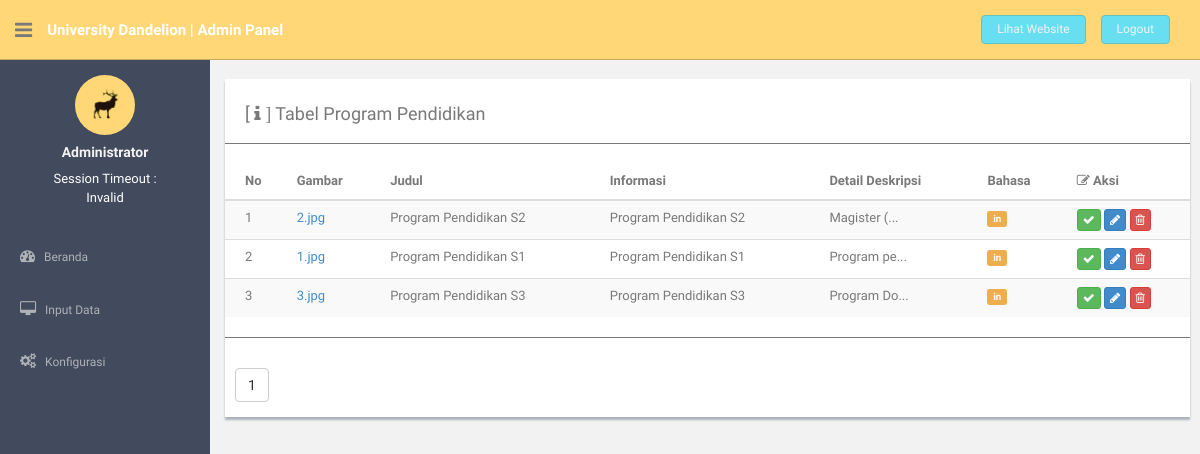
The app's page /confpanel/module/mod_services/services.php (signed in) with its own data.
### tables this page shows
CREATE TABLE IF NOT EXISTS `tbl_services` (
  `id_services` int(5) NOT NULL AUTO_INCREMENT,
  `pict_services` varchar(100) NOT NULL,
  `title_services` varchar(25) NOT NULL,
  `description_services` text NOT NULL,
  `detail_services` text NOT NULL,
  `lang_services` varchar(5) NOT NULL,
  PRIMARY KEY (`id_services`)
);

### confpanel/control.php (called while the page is built, shortened)
<?php
$link     = mysqli_connect('localhost','root','','db_companyprofile');
$perpage_services  = 5;
$page_services     = isset($_GET['page']) ? (int)$_GET['page'] : 1;
$start_services    = ($page_services > 1) ? ($page_services * $perpage_services) - $perpage_services :0;
$result_services   = mysqli_query ($link, "SELECT * FROM tbl_services");
$total_services    = mysqli_num_rows($result_services);
$pages_services    = ceil($total_services/$perpage_services);
$articles_services = "SELECT * FROM tbl_services ORDER BY id_services DESC LIMIT $start_services, $perpage_services";
$tampil_services   = mysqli_query($link,$articles_services);
$id_services	   = $start_services + 1;
?>

### confpanel/module/mod_services/services.php (the view, shortened to what this page needs)
<?php
    if (empty($_SESSION['username']) AND empty($_SESSION['password'])){
        echo "<script>alert('Akses ditolak !!! Silahkan sign ini terlebih dahulu, Terimakasih.'); window.location = '../../index.php'</script>";
    }else{
include '../../header_module.php';
include '../../menu_module.php';
include '../../control.php';
	echo " <section id=\"main-content\">
         	<section class=\"wrapper\">
           <div class=\"row mt\">
            <div class=\"col-md-12\">
             <div class=\"content-panel\">
              <table class=\"table table-striped table-advance table-hover\">
                <h4>[ <i class=\"fa fa-info\"> ]</i> Tabel Program Pendidikan</h4>
                <hr>
                  <thead>
                  <tr>
                    <th><i class=\"\"></i> No</th>
                    <th><i class=\"\"></i> Gambar</th>
                    <th><i class=\"\"></i> Judul</th>
                    <th><i class=\"\"></i> Informasi</th>
                    <th><i class=\"\"></i> Detail Deskripsi</th>
                    <th><i class=\"\"></i> Bahasa</th>
                    <th><i class=\"fa fa-edit\"></i> Aksi</th>
                  </tr>
                  </thead>
                  <tbody>";
while ($data_services = mysqli_fetch_assoc($tampil_services)) {
$kalimat_services  = $data_services['detail_services'];
$cetak_services    = substr($kalimat_services, 0, 10) . "...";
echo"
                  <tr>
                    <td>$id_services</td>
                    <td><a class=\"fancybox\" href=\"../../../img/$data_services[pict_services]\">$data_services[pict_services]</a></td>
                    <td>$data_services[title_services]</td>
                    <td>$data_services[description_services]</td>
                    <td>$cetak_services</td>
                    <td>";
                    ?>
                    <?php
                      $language_services = $data_services['lang_services'];
                      if ($language_services=='en'){
                         echo "<span class=\"label label-info label-mini\">";
                       }else{
                         echo "<span class=\"label label-warning label-mini\">";
                       }
                       echo "$data_services[lang_services]</span>
                    </td>
                    <td>
                      <a href=\"../../module/mod_services/aksi.php?pelayanandanproduk=add\"><button class=\"btn btn-success btn-xs\"><i class=\"fa fa-check\"></i></button></a>
                      <a href=\"../../module/mod_services/aksi.php?pelayanandanproduk=edit&id_services=$data_services[id_services]\"><button class=\"btn btn-primary btn-xs\"><i class=\"fa fa-pencil\"></i></button></a>
                      <a href=\"../../module/mod_services/aksi.php?pelayanandanproduk=hapus&id_services=$data_services[id_services]\"><button class=\"btn btn-danger btn-xs\"><i class=\"fa fa-trash-o\"></i></button></a>
                    </td>
                  </tr>";
                  $id_services++;
}
                  echo"
                  </tbody>
                </table>
                <hr>";
                 echo"<div class=\"btn-group1\">";
                    for ($i=1; $i<=$pages_services; $i++){
                    echo"
                      <a href=\"services.php?page=$i\"><button type=\"button\" class=\"btn btn-default\">$i</button></a>";
                  }
                  echo"
                </div>";
               echo"
              </div>
          </div>
      </div>
    </section>
    </section>";
include '../../footer_module.php';
}
?>

### confpanel/assets/css/style.css (style rules this page uses)
body { color: #797979; background: #f2f2f2; font-family: 'Ruda', sans-serif; padding: 0px !important; margin: 0px !important; font-size:13px; }
a, a:hover, a:focus { text-decoration: none; outline: none; }
hr { margin-top: 20px; margin-bottom: 20px; border: 0; border-top: 1px solid #797979; }
.mt { margin-top: 25px; }
#main-content { margin-left: 220px; }
.wrapper { display: inline-block; margin-top: 15px; padding-left: 10px; padding-right: 15px; padding-bottom: 15px; padding-top: 0px; width: 100%; }
.content-panel { background: #ffffff; box-shadow: 0px 3px 2px #aab2bd; padding-top: 15px; padding-bottom: 5px; }
.content-panel h4 { margin-left: 20px; }
.btn-group1 { background: #ffffff; padding: 10px; }

### records on screen
tbl_services: pict_services "2.jpg", title_services "Program Pendidikan S2", description_services "Program Pendidikan S2", detail_services "Magister (...", lang_services "in"
tbl_services: pict_services "1.jpg", title_services "Program Pendidikan S1", description_services "Program Pendidikan S1", detail_services "Program pe...", lang_services "in"
tbl_services: pict_services "3.jpg", title_services "Program Pendidikan S3", description_services "Program Pendidikan S3", detail_services "Program Do...", lang_services "in"
